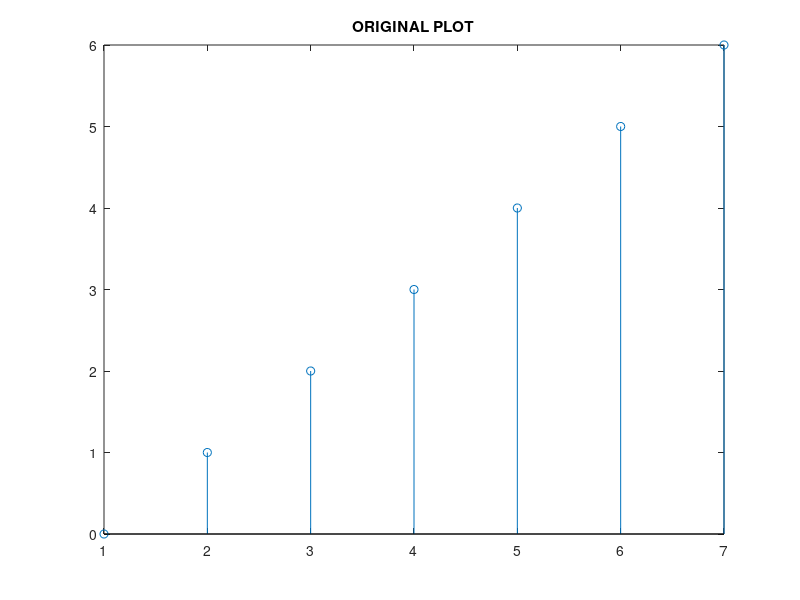
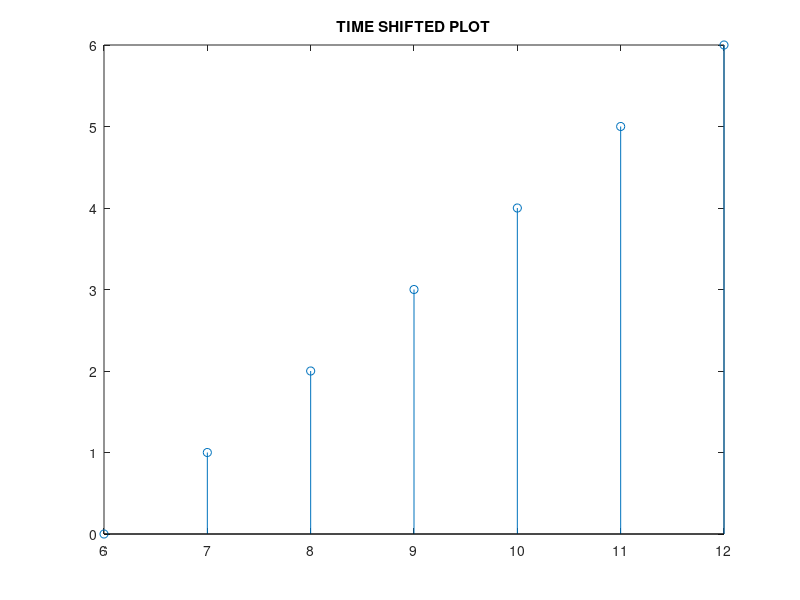

The MATLAB script that drew these images, in order:
%% time shifting a signal

%% delay signal by 2 units

clc;
clear all;

shift = input('Enter the shift: ')

X = 1:7
Y = 0:6

figure(1)
stem(X,Y);
title('ORIGINAL PLOT')

figure(2)
stem(X+shift,Y)
title('TIME SHIFTED PLOT')
